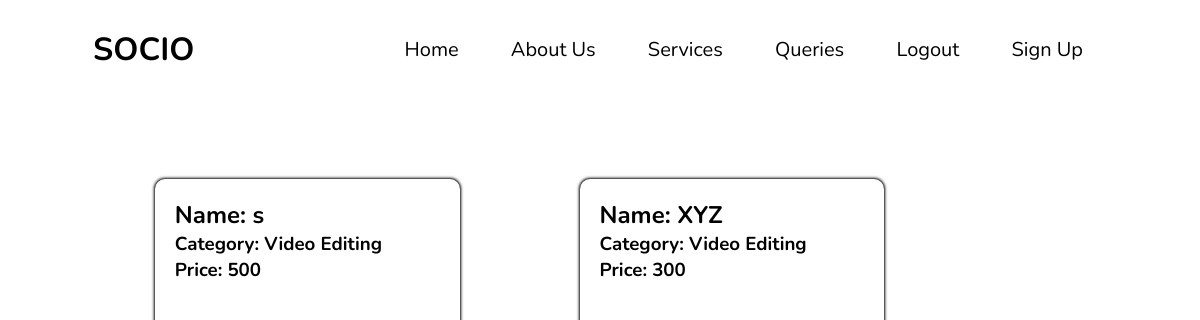
/videoediting_list/ (signed in), run on the app's committed database.
### socio_app/models.py (models this page shows, shortened)
class AddService(models.Model):
    name = models.CharField(max_length=200)
    category = models.CharField(max_length=50, choices=categories, default='Web Design')
    price = models.CharField(max_length=200)

### socio_app/views.py (the view)
# urls.py: path('videoediting_list/',views.videoediting_list, name='videoediting_list'),
@login_required
def videoediting_list(request):
    post = AddService.objects.all()
    result={'post':post}
    return render(request,'services/videoediting.html',result)

### socio_app/templates/services/videoediting.html
{% extends 'main/base.html' %}
{% block content %}
<div id="page">
{% for item in post %}
    <div class = 'servicelist'>
        {% if item.category == 'Video Editing' %}
            <div id="webdesigncontent">
            <article>
                <h2>Name: {{ item.name }}</h2>
                <h3>Category: {{ item.category }}</h3>
                <h3>Price: {{ item.price }}</h3>
            </article>
            </div>
        {% endif %}
    </div>
{% endfor %}
</div>
{% endblock %}

### socio_app/Static/Css/style.css (style rules this page uses)
* { margin:0; padding:0; box-sizing: border-box; }
html { font-size: 100%; }
body { font-family: "Nunito"; background-color:#FFFFFF; margin-top:6.25rem; }
#page { margin: 7.5rem auto; max-width: 70.5rem ; display: flex; }
.servicelist { margin: 20px; padding: 10px; }
#webdesigncontent { margin: 1.8rem; width: 100%; height:12.5rem; box-shadow: 0 0 0.18rem 0.0625rem; border-radius: 0.625rem; cursor: pointer; padding: 1.25rem; border-radius: 0.625rem; cursor: pointer; }
#btn-login, #btn-submit, { border-radius: 10px; padding:5px; margin-bottom: 5px; background-color: #CF9FFF; cursor: pointer; box-shadow: 0 0 1px 1px; border: none; margin: 3px; }

### data on the page
AddService: name "s", category "Video Editing", price "500"
AddService: name "XYZ", category "Video Editing", price "300"
